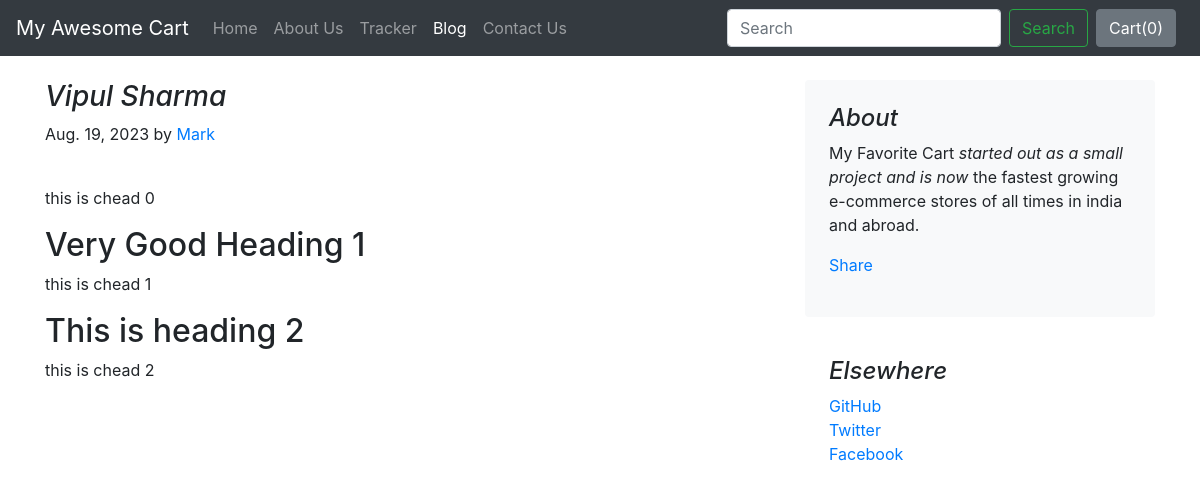
The page /blog/blogpost/1 on the database its author committed.
### blog/models.py (models this page shows, shortened)
class Blogpost(models.Model):
    post_id = models.AutoField(primary_key=True)
    title = models.CharField(max_length=50)
    head0 = models.CharField(max_length=500, default="")
    chead0 = models.CharField(max_length=5000, default="")
    head1 = models.CharField(max_length=500, default="")
    chead1 = models.CharField(max_length=5000, default="")
    head2 = models.CharField(max_length=500, default="")
    chead2 = models.CharField(max_length=5000, default="")
    pub_date = models.DateField()
    thumbnail = models.ImageField(upload_to='shop/images', default="")

### blog/views.py (the view)
# urls.py: path('blogpost/<int:id>', views.blogpost,name="blogHome"),
def blogpost(request, id):
    post = Blogpost.objects.filter(post_id = id)[0]
    return render(request,"blog/blogpost.html", {'post':post})

### blog/templates/blog/blogpost.html (shortened to what this page needs)
{% extends 'blog/base.html' %}
{% block body %}
<div class="container">
    <div class="row mt-4">
        <div class="col-md-8 blog-main">
            <h3 class="font-italic">
                {{post.title}}
            </h3>
            <div class="blog-post">
                <p class="blog-post-meta">{{post.pub_date}} by <a href="#">Mark</a></p>
                <div class="fb-like" data-href="http://127.0.0.1:8000/blog/blogpost/{{post.post_id}}" data-layout="standard" data-action="like" data-size="large" data-show-faces="false" data-share="true"></div><br>
                <p>{{post.chead0}}</p>
                <h2>{{post.head1}}</h2>
                <p>{{post.chead1}}</p>
                <h2>{{post.head2}}</h2>
                <p>{{post.chead2}}</p>
            </div>
        </div>
        <aside class="col-md-4 blog-sidebar">
            <div class="p-4 mb-3 bg-light rounded">
                <h4 class="font-italic">About</h4>
                <p class="mb-0">My Favorite Cart <em>started out as a small project and is now</em> the fastest growing e-commerce stores of all times in india and abroad.</p>
                <div class="my-3 fb-share-button" data-href="http://127.0.0.1:8000/blog/blogpost/{{post.post_id}}" data-layout="button_count" data-size="large"><a target="_blank" href="https://www.facebook.com/sharer/sharer.php?u=http%3A%2F%2F127.0.0.1%3A8000%2Fblog%2Fblogpost%2F4&src=sdkpreparse" class="fb-xfbml-parse-ignore">Share</a></div>
            </div>
            <div class="p-4">
                <h4 class="font-italic">Elsewhere</h4>
                <ol class="list-unstyled">
                    <li><a href="#">GitHub</a></li>
                    <li><a href="#">Twitter</a></li>
                    <li><a href="#">Facebook</a></li>
                </ol>
            </div>
        </aside>
    </div>
</div>
{% endblock %}

### rows shown on the page
Blogpost: title "Vipul Sharma", pub_date "Aug. 19, 2023", chead0 "this is chead 0", head1 "Very Good Heading 1", chead1 "this is chead 1", head2 "This is heading 2", chead2 "this is chead 2"
